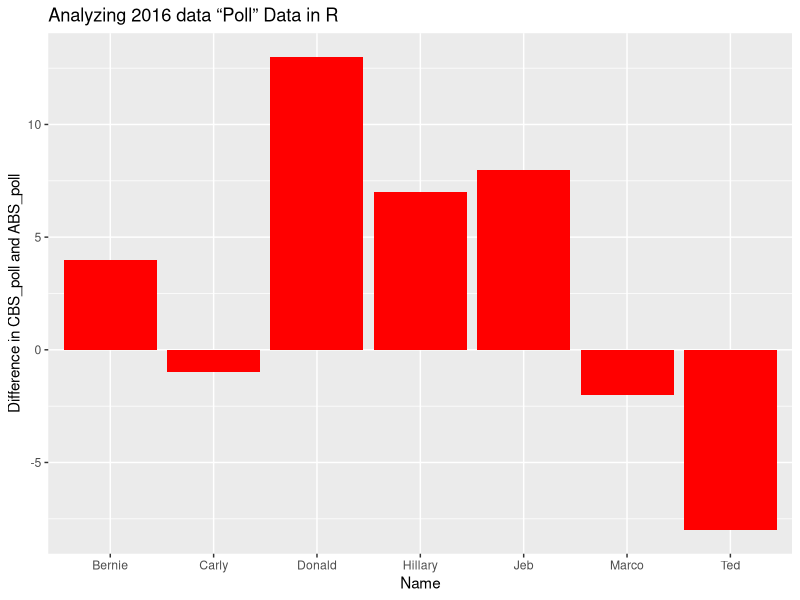

This figure's R source:
#Assignment 3 Analyzing 2016 data “Poll” Data in R
Name <- c("Jeb", "Donald", "Ted", "Marco", "Carly", "Hillary", "Bernie")
ABC_poll   <- c(  4,      62,      51,    21,      2,        14,       15)
CBS_poll   <- c( 12,      75,      43,    19,      1,        21,       19)
df_polls <- data.frame(Name, ABC_poll, CBS_poll,stringsAsFactors = FALSE)
str(df_polls)
head(df_polls)#first parts of data frame
mean(df_polls$ABC_poll)#Calculates Mean of ABC_poll
median(df_polls$CBS_poll)#Calculates median of CBS_poll
range(df_polls[,c("ABC_poll","CBS_poll")]) #Calculates the range between CBS_poll and ABC_poll
df_polls$Diff <- df_polls$CBS_poll - df_polls$ABC_pol #Difference between CBS_poll and ABC_poll 
print(df_polls) # Check to make sure data frame displays the difference
install.packages("ggplot2")#installed R package ggplot2
library(ggplot2)
View(df_polls)#Creates a table of df_polls
ggplot(data = df_polls,aes(x = Name,y = Diff))+ #pulls data frame df_polls into bar graph and defines x and y variables
  geom_bar(fill = "red",stat = "identity")+ # fill gives color of bars and stat gives y value in bar graph
labs(x = "Name", y = "Difference in CBS_poll and ABS_poll",title = "Analyzing 2016 data “Poll” Data in R") #labeling bar graph





